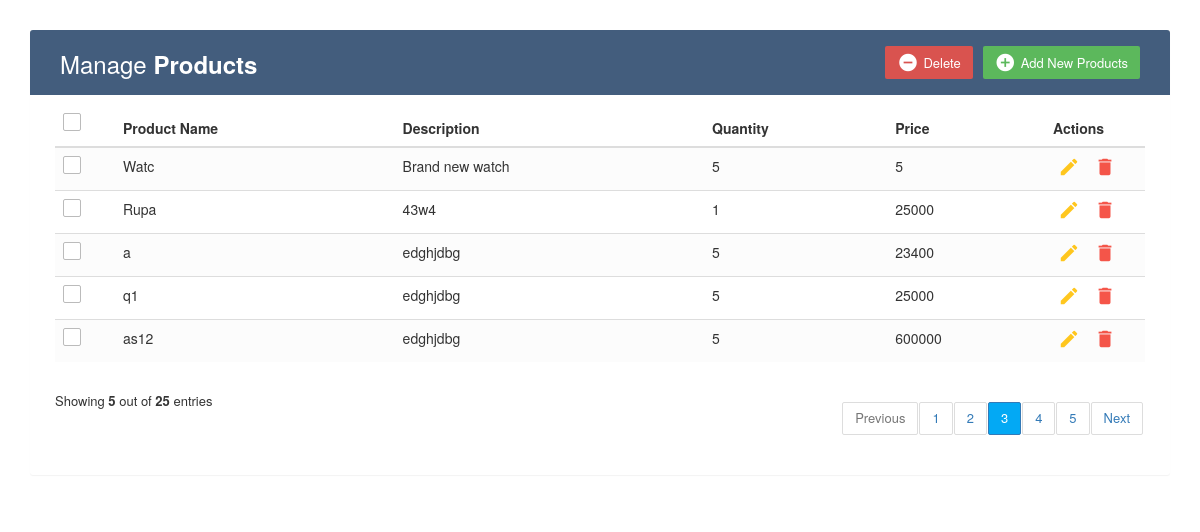
/home/, run on the app's committed database.
### App/models.py (models this page shows)
class Items(models.Model):
    name=models.CharField(max_length=20)
    description=models.TextField(max_length=20)
    quantity=models.CharField(max_length=100)
    price=models.IntegerField()

### App/views.py (the view)
# urls.py: path('home/', views.home,name="homepage"),
def home(request):
    products=Items.objects.all()
    return render(request,"home.html",{'products':products})

### templates/home.html (shortened to what this page needs)
<!DOCTYPE html>
<html lang="en">
<head>
<link rel="stylesheet" href="https://maxcdn.bootstrapcdn.com/font-awesome/4.7.0/css/font-awesome.min.css">
<link rel="stylesheet" href="https://maxcdn.bootstrapcdn.com/bootstrap/3.3.7/css/bootstrap.min.css">
</head>
  <body>
    <div class="container">
        <div class="table-wrapper">
            <div class="table-title">
                <div class="row">
                    <div class="col-sm-6">
						<h2>Manage <b>Products</b></h2>
					</div>
					<div class="col-sm-6">
						<a href="#addEmployeeModal" class="btn btn-success" data-toggle="modal"><i class="material-icons">&#xE147;</i> <span>Add New Products</span></a>
						<a href="#deleteEmployeeModal" class="btn btn-danger" data-toggle="modal"><i class="material-icons">&#xE15C;</i> <span>Delete</span></a>
					</div>
                </div>
            </div>
            <table class="table table-striped table-hover">
                <thead>
                    <tr>
						<th>
							<span class="custom-checkbox">
								<label for="selectAll"></label>
							</span>
						</th>
                        <th>Product Name</th>
                        <th>Description</th>
						<th>Quantity</th>
                        <th>Price</th>
                        <th>Actions</th>
                    </tr>
                </thead>
                <tbody>
                   {% for i in products %}
                    <tr>
				        <td>
							<span class="custom-checkbox">
								<label for="checkbox5"></label>
							</span>
						</td>
                        <td>{{i.name}}</td>
                        <td>{{i.description}}</td>
						<td>{{i.quantity}}</td>
                        <td>{{i.price}}</td>
                        <td>
                            <a href="#editEmployeeModal-{{forloop.counter}}" class="edit" data-toggle="modal"><i class="material-icons" data-toggle="tooltip" title="update">&#xE254;</i></a>
                            <a href="#deleteEmployeeModal-{{forloop.counter}}" class="delete" data-toggle="modal"><i class="material-icons" data-toggle="tooltip" title="Delete">&#xE872;</i></a>
                        </td>
                    </tr>
                     {% endfor %}
                </tbody>
            </table>
			<div class="clearfix">
                <div class="hint-text">Showing <b>5</b> out of <b>25</b> entries</div>
                <ul class="pagination">
                    <li class="page-item disabled"><a href="#">Previous</a></li>
                    <li class="page-item"><a href="#" class="page-link">1</a></li>
                    <li class="page-item"><a href="#" class="page-link">2</a></li>
                    <li class="page-item active"><a href="#" class="page-link">3</a></li>
                    <li class="page-item"><a href="#" class="page-link">4</a></li>
                    <li class="page-item"><a href="#" class="page-link">5</a></li>
                    <li class="page-item"><a href="#" class="page-link">Next</a></li>
                </ul>
            </div>
        </div>
    </div>
</body>
</html>

### templates/home.html (style rules this page uses)
body { color: #566787; background: #f5f5f5; font-family: 'Varela Round', sans-serif; font-size: 13px; }
.table-wrapper { background: #fff; padding: 20px 25px; margin: 30px 0; border-radius: 3px; box-shadow: 0 1px 1px rgba(0,0,0,.05); }
.table-title { padding-bottom: 15px; background: #435d7d; color: #fff; padding: 16px 30px; margin: -20px -25px 10px; border-radius: 3px 3px 0 0; }
.table-title h2 { margin: 5px 0 0; font-size: 24px; }
.table-title .btn { color: #fff; float: right; font-size: 13px; border: none; min-width: 50px; border-radius: 2px; border: none; outline: none !important; margin-left: 10px; }
.table-title .btn i { float: left; font-size: 21px; margin-right: 5px; }
.table-title .btn span { float: left; margin-top: 2px; }
table.table tr th, table.table tr td { border-color: #e9e9e9; padding: 12px 15px; vertical-align: middle; }
table.table tr th:first-child { width: 60px; }
table.table tr th:last-child { width: 100px; }
table.table-striped tbody tr:nth-of-type(odd) { background-color: #fcfcfc; }
table.table td:last-child i { opacity: 0.9; font-size: 22px; margin: 0 5px; }
table.table td a { font-weight: bold; color: #566787; display: inline-block; text-decoration: none; outline: none !important; }
table.table td a.edit { color: #FFC107; }
table.table td a.delete { color: #F44336; }
table.table td i { font-size: 19px; }
.pagination { float: right; margin: 0 0 5px; }
.pagination li a { border: none; font-size: 13px; min-width: 30px; min-height: 30px; color: #999; margin: 0 2px; line-height: 30px; border-radius: 2px !important; text-align: center; padding: 0 6px; }
.pagination li.active a, .pagination li.active a.page-link { background: #03A9F4; }
.hint-text { float: left; margin-top: 10px; font-size: 13px; }
.custom-checkbox { position: relative; }
.custom-checkbox label:before { width: 18px; height: 18px; }
.custom-checkbox label:before { content: ''; margin-right: 10px; display: inline-block; vertical-align: text-top; background: white; border: 1px solid #bbb; border-radius: 2px; box-sizing: border-box; z-index: 2; }

### data on the page
Items: name "Watc", description "Brand new watch", quantity "5", price "5"
Items: name "Rupa", description "43w4", quantity "1", price "25000"
Items: name "a", description "edghjdbg", quantity "5", price "23400"
Items: name "q1", description "edghjdbg", quantity "5", price "25000"
Items: name "as12", description "edghjdbg", quantity "5", price "600000"
